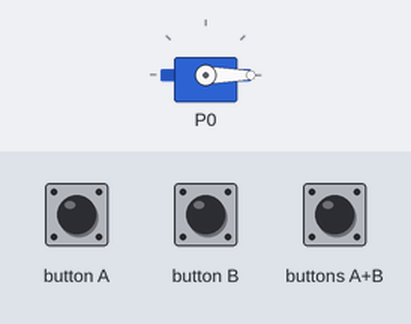
Bench run of a program on a simulated BBC micro:bit (MakeCode). Parts: servo. The inputs (shaded band) are chosen by the test bench.

Above: at 1.2 s.
1.3 s: buttons A+B pressed for 0.15 s
At 1.9 s:
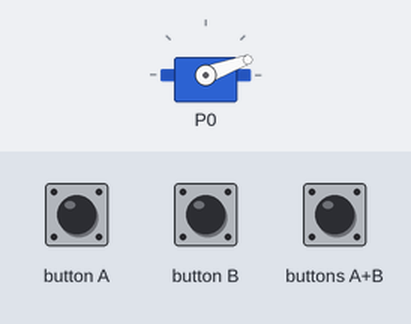
At 2.3 s:
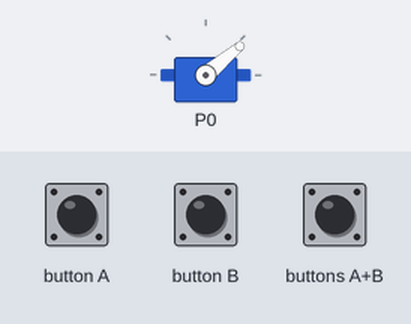
4.3 s: button A pressed for 0.15 s
5.9 s: buttons A+B pressed for 1 s
At 7.05 s:
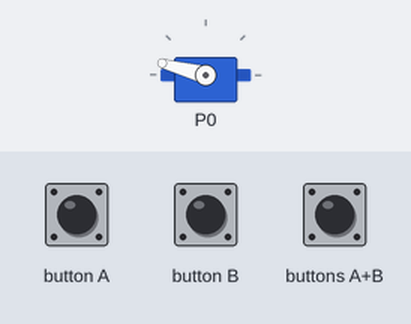
8.9 s: button B pressed for 0.15 s
Timing chart, 0 to 11.5 s (numbered marks = the images above; inputs shaded):
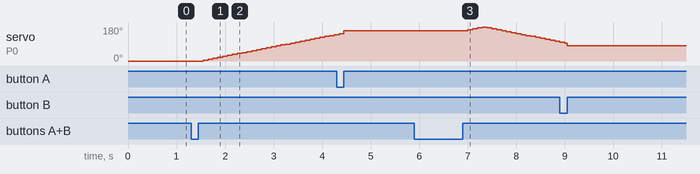

The program:

main.ts
```typescript
input.onButtonPressed(Button.A, function () {
    si_o_no = 0
    Posición += 10
    servos.P0.setAngle(Posición)
})
input.onButtonPressed(Button.B, function () {
    si_o_no = 0
    Posición += -10
    servos.P0.setAngle(Posición)
})
input.onButtonPressed(Button.AB, function () {
    si_o_no = 1
    while (si_o_no == 1) {
        if (movimineto == 1) {
            Posición += 5
            basic.pause(100)
            servos.P0.setAngle(Posición)
        } else if (movimineto == 0) {
            Posición += -5
            basic.pause(100)
            servos.P0.setAngle(Posición)
        }
    }
})
let movimineto = 0
let Posición = 0
let si_o_no = 0
servos.P0.setRange(0, 180)
servos.P0.setAngle(0)
basic.forever(function () {
    if (Posición == 180) {
        movimineto = 0
    } else if (Posición == 0) {
        movimineto = 1
    }
})
```

test.ts
```typescript
// aquí va el archivo "tests"; esto no se compilará cuando este paquete se utilice como una extensión.
```

Measured:
- after the input at 1.3 s, servo on P0: moves from 0° to 140° over 2.7 s, starting after 0.25 s
- after the input at 5.9 s, servo on P0: rises from 160° to 180° in 0.30 s, then falls to 105° in 1.5 s
